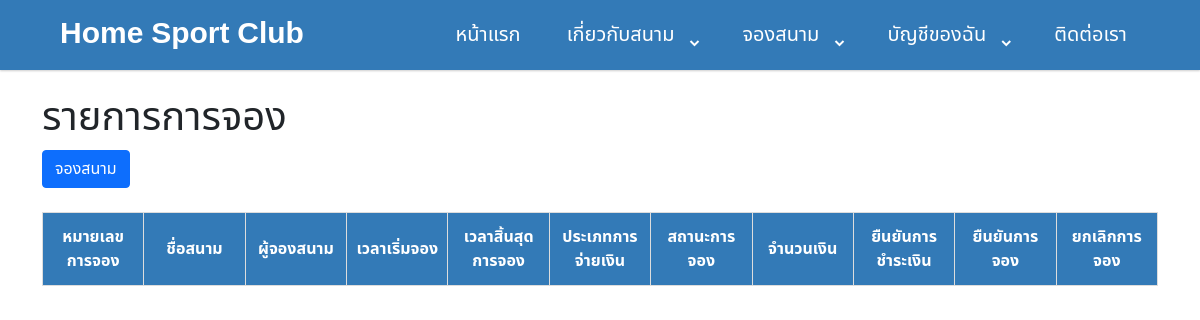
Page /badminton/booking_list.php (signed in) on the earlier database version.
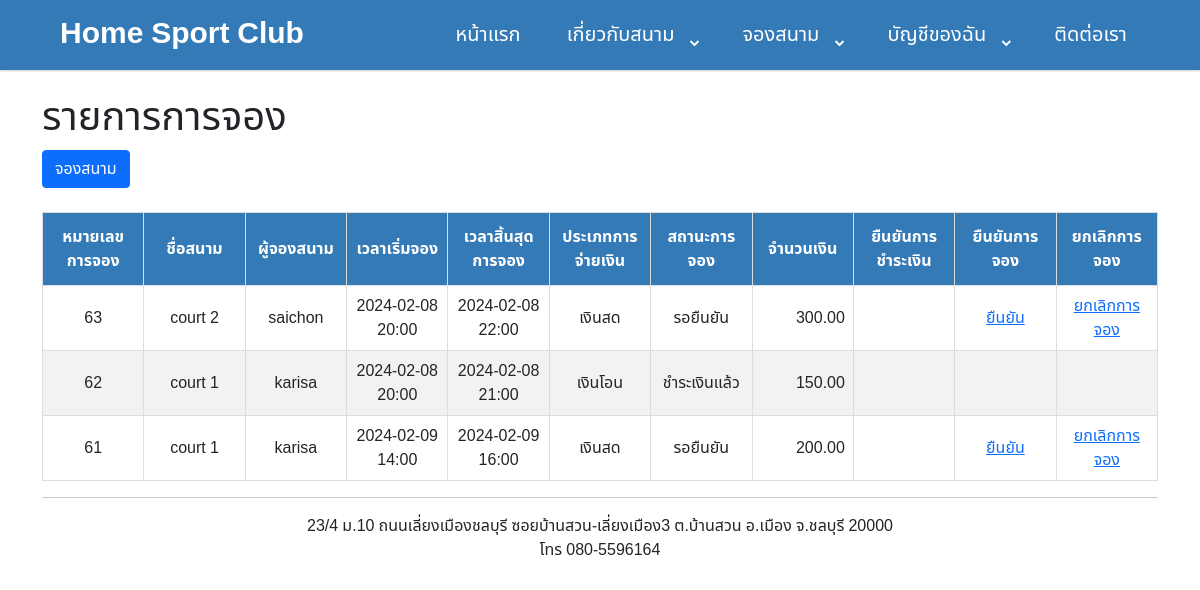
Same page on the later database version.
### tables this page shows
CREATE TABLE `t_booking` (
  `booking_id` int(11) NOT NULL,
  `user_id` int(11) NOT NULL COMMENT 't_user',
  `court_id` int(11) NOT NULL COMMENT 'm_court',
  `booking_start_time` datetime NOT NULL,
  `booking_end_time` datetime NOT NULL,
  `payment_type_id` int(11) NOT NULL,
  `payment_id` int(11) DEFAULT NULL COMMENT 't_payment',
  `booking_status` tinyint(4) NOT NULL DEFAULT 1,
  `booking_amount` decimal(10,2) NOT NULL,
  `promotion_id` int(11) DEFAULT NULL,
  `create_date` datetime NOT NULL,
  `edit_date` datetime DEFAULT NULL,
  `create_by` int(11) NOT NULL COMMENT 't_user',
  `edit_by` int(11) DEFAULT NULL COMMENT 't_user',
  `del` tinyint(1) NOT NULL
);

CREATE TABLE `m_court` (
  `court_id` int(11) NOT NULL,
  `court_name` varchar(255) NOT NULL,
  `court_image` varchar(32) NOT NULL COMMENT 'm_image',
  `court_status` tinyint(1) NOT NULL
);

CREATE TABLE `t_user` (
  `user_id` int(11) NOT NULL,
  `user_name` varchar(50) NOT NULL,
  `user_tel` varchar(32) NOT NULL,
  `user_username` varchar(20) NOT NULL,
  `user_password` varchar(64) NOT NULL,
  `user_type` int(11) NOT NULL COMMENT 'm_user_type',
  `image_name` varchar(50) DEFAULT NULL,
  `create_date` datetime NOT NULL,
  `edit_date` datetime DEFAULT NULL,
  `create_by` int(11) NOT NULL COMMENT 't_user',
  `edit_by` int(11) DEFAULT NULL COMMENT 't_user',
  `del` tinyint(1) NOT NULL
);

CREATE TABLE `m_payment_type` (
  `payment_type_id` int(11) NOT NULL,
  `payment_type_name` varchar(32) NOT NULL
);

### badminton/booking_list.php (the view, shortened to what this page needs)
<?php
include 'common/connect.php';
include "header.php";
?>
<!DOCTYPE html>
<html lang="en">
<head>
    <link href='https://unpkg.com/boxicons@2.0.7/css/boxicons.min.css' rel='stylesheet'>
    <link rel="stylesheet" href="css/boostrap/css/bootstrap.min.css">
    <link rel="stylesheet" href="css/mytable.css">
</head>
<body>
    <div class="container">
        <br>
        <h1>รายการการจอง</h1>
        <a href="add_booking.php" type="button" class="btn btn-primary" >จองสนาม</a> <BR>
        <table id="customers">
            <BR>
            <thead>
                <tr>
                    <th width="9%">หมายเลขการจอง</th>
                    <th width="9%">ชื่อสนาม</th>
                    <th width="9%">ผู้จองสนาม</th>
                    <th width="9%">เวลาเริ่มจอง</th>
                    <th width="9%">เวลาสิ้นสุดการจอง</th>
                    <th width="9%">ประเภทการจ่ายเงิน</th>
                    <th width="9%">สถานะการจอง</th>
                    <th width="9%">จำนวนเงิน</th>
                    <th width="9%">ยืนยันการชำระเงิน</th>
                    <th width="9%" <?php echo $style; ?>>ยืนยันการจอง</th>
                    <th width="9%">ยกเลิกการจอง</th>
                </tr>
            </thead>
            <tbody>
                <?php
                $date_now = date("Y-m-d");
                $sql = "";
                if ($_SESSION["type"] == 1) {
                    $sql = "SELECT
                                tb.booking_id,
                                tb.user_id,
                                tu.user_name,
                                tb.court_id,
                                mc.court_name,
                                tb.booking_start_time,
                                tb.booking_end_time,
                                tb.booking_status,
                                tb.booking_amount,
                                tb.payment_id,
                                mpt.payment_type_id,
                                mpt.payment_type_name,
                                tb.create_date
                            FROM
                                `t_booking` tb
                            LEFT JOIN `m_payment_type` mpt ON
                                mpt.payment_type_id = tb.payment_type_id
                            LEFT JOIN `t_user` tu ON
                                tu.user_id = tb.user_id
                            LEFT JOIN `m_court` mc ON
                                mc.court_id = tb.court_id
                            WHERE tb.booking_start_time > '$date_now'
                            ORDER BY tb.create_date DESC;";
                }
                $result = mysqli_query($conn, $sql);
                if (!mysqli_num_rows($result)) {
                    return;
                }
                while ($row = mysqli_fetch_assoc($result)) {
                    $booking_start_time = date("Y-m-d H:i", strtotime($row["booking_start_time"]));
                    $booking_end_time = date("Y-m-d H:i", strtotime($row["booking_end_time"]));
                    echo "<td>" . $row["booking_id"] .  "</td> ";
                    echo "<td>" . $row["court_name"] .  "</td> ";
                    echo "<td>" . $row["user_name"] .  "</td> ";
                    echo "<td>" . $booking_start_time .  "</td> ";
                    echo "<td>" . $booking_end_time .  "</td> ";
                    echo "<td>" . $row["payment_type_name"] .  "</td> ";
                    if ($row["booking_status"] == 1) {
                        if(!isset($row["payment_id"])){
                            echo "<td> รอชำระเงิน </td> ";
                        }else{
                            echo "<td> รอยืนยัน </td> ";
                        }
                    } else if($row["booking_status"] == 2){
                        echo "<td> ชำระเงินแล้ว </td> ";
                    } else {
                        echo "<td> ยกเลิก </td> ";
                    }
                    echo "<td style='text-align: right;'>" . $row["booking_amount"] .  "</td> ";
                    if ($row["booking_status"] == 1) {
                        if(!isset($row["payment_id"])){
                            echo "<td><a href='submit_payment.php?id=$row[booking_id]'>ยืนยันการชำระเงิน</a></td> ";
                        }else{
                            echo "<td>  </td> ";
                        }
                        if($_SESSION["type"]==1){
                            echo "<td><a href='controllers/update_booking.php?id=$row[booking_id]' onclick=\"return confirm('ยืนยันการจองใช่หรือไม่')\">ยืนยัน</a></td> ";
                        }
                        echo "<td><a href='controllers/cancel_booking.php?id=$row[booking_id]' onclick=\"return confirm('ยกเลิกการจองใช่หรือไม่')\">ยกเลิกการจอง</a></td> ";
                    }else{
                        echo "<td>  </td> ";
                        if($_SESSION["type"]==1){
                            echo "<td>  </td> ";
                        }
                        echo "<td>  </td> ";
                    }
                }
                echo "</table>";
                ?>
    </div>
    <?php include "footer.php" ?>
</body>
</html>

### badminton/header.php (shortened to what this page needs)
<?php
$style = "";
?>
<!DOCTYPE html>
<html lang="en" dir="ltr">
<head>
  <link rel="stylesheet" href="css/style.css">
  <link href='https://unpkg.com/boxicons@2.0.7/css/boxicons.min.css' rel='stylesheet'>
  <link rel="stylesheet" href="css/boostrap/css/bootstrap.min.css">
</head>
<body>
  <nav class="navbar navbar-inverse" data-spy="affix" data-offset-top="197">
    <div class="navbar">
      <div class="logo" style="color: #fff;"><a>Home Sport Club</a></div>
      <div class="nav-links">
        <ul class="links">
          <li><a href="home.php">หน้าแรก</a></li>
          <li>
            <a>เกี่ยวกับสนาม</a>
            <i class='bx bxs-chevron-down htmlcss-arrow arrow  '></i>
          </li>
        </ul>
        <li>
          <a>จองสนาม</a>
          <i class='bx bxs-chevron-down js-arrow arrow '></i>
        </li>
        <li>
          <a>บัญชีของฉัน</a>
          <i class='bx bxs-chevron-down js-arrow arrow '></i>
        </li>
        <li><a href="contact.php">ติดต่อเรา</a></li>
      </div>
    </div>
  </nav>
</body>
</html>

### badminton/footer.php (shortened to what this page needs)
<!DOCTYPE html>
<html lang="en">
<head>
</head>
<body>
<footer class="sticky-footer bg-white">
    <div class="container my-auto">
        <div class="copyright text-center my-auto">
            <hr>
            <span>23/4 ม.10 ถนนเลี่ยงเมืองชลบุรี ซอยบ้านสวน-เลี่ยงเมือง3 ต.บ้านสวน อ.เมือง จ.ชลบุรี 20000</span>
            <p>โทร 080-5596164</p>
        </div>
    </div>
</footer>
</body>
</html>

### badminton/css/style.css (style rules this page uses)
* { box-sizing: border-box; font-family: 'M PLUS Rounded 1c', sans-serif; font-family: 'Noto Sans Thai', sans-serif; }
body { margin: 0; background: #f4f4fb; }
nav { height: 55px; position: relative; top: 20px; width: 100%; display: flex; background: #c6efff; justify-content: space-between; }
nav ul { margin: 0; display: flex; }
nav ul li { list-style: none; }
nav ul li a { top: 20px; font-size: 18px; font-weight: 400; height: 55px; line-height: 55px; padding: 0px 9px; text-decoration: none; color: black; display: block; }
.logo { font-size: 22px; font-weight: 600; height: flex; line-height: 20px; padding: 0px 10px; }

### badminton/css/mytable.css (style rules this page uses)
#customers { font-family: Arial, Helvetica, sans-serif; border-collapse: collapse; width: 100%; }
#customers td { border: 1px solid #dddddd; padding: 8px; text-align: center; }
#customers th { border: 1px solid #ddd; padding: 8px; }
#customers th { padding-top: 12px; padding-bottom: 12px; text-align: center; background-color: #337ab7; color: white; }

### badminton/header.php (style rules this page uses)
* { margin: 0; padding: 0; box-sizing: border-box; font-family: 'M PLUS Rounded 1c', sans-serif; font-family: 'Noto Sans Thai', sans-serif; }
body { min-height: 100vh; }
nav { position: fixed; top: 0; left: 0; width: 100%; height: 70px; background-color: #337ab7; box-shadow: 0 1px 2px rgba(0, 0, 0, 0.2); z-index: 9999 !important; display: block; }
nav .navbar { height: 100%; max-width: 1250px; width: 100%; display: flex; align-items: center; justify-content: space-between; margin: auto; padding: 0 50px; }
.navbar .logo a { font-size: 30px; color: #fff; text-decoration: none; font-weight: 600; }
nav .navbar .nav-links { height: 100%; }
nav .navbar .links { display: flex; }
nav .navbar .links li { position: relative; display: flex; align-items: center; justify-content: space-between; list-style: none; padding: 0 14px; }
nav .navbar .links li a { height: 100%; text-decoration: none; white-space: nowrap; color: #fff; font-size: 20px; font-weight: 500; }
nav .navbar .links li .arrow { height: 100%; width: 22px; line-height: 70px; text-align: center; display: inline-block; color: #fff; transition: all 0.3s ease; }

### badminton/booking_list.php (style rules this page uses)
* { margin: 0; padding: 0; box-sizing: border-box; font-family: 'M PLUS Rounded 1c', sans-serif; font-family: 'Noto Sans Thai', sans-serif; }
body { min-height: 100vh; }
thead { background-color: #64C5D7; color: #000; }

Differences in the rows shown:
added t_booking: booking "63", court.court_name "court 2", t_user.user_name "saichon", booking_start_time "2024-02-08 20:00", booking_end_time "2024-02-08 22:00", payment_type.payment_type_name "เงินสด", booking_status "รอยืนยัน", booking_amount "300.00"
added t_booking: booking "62", court.court_name "court 1", t_user.user_name "karisa", booking_start_time "2024-02-08 20:00", booking_end_time "2024-02-08 21:00", payment_type.payment_type_name "เงินโอน", booking_status "ชำระเงินแล้ว", booking_amount "150.00"
added t_booking: booking "61", court.court_name "court 1", t_user.user_name "karisa", booking_start_time "2024-02-09 14:00", booking_end_time "2024-02-09 16:00", payment_type.payment_type_name "เงินสด", booking_status "รอยืนยัน", booking_amount "200.00"
Other differences:
text now shown: "23/4 ม.10 ถนนเลี่ยงเมืองชลบุรี ซอยบ้านสวน-เลี่ยงเมือง3 ต.บ้านสวน อ.เมือง จ.ชลบุรี 20000 โทร 080-5596164"
